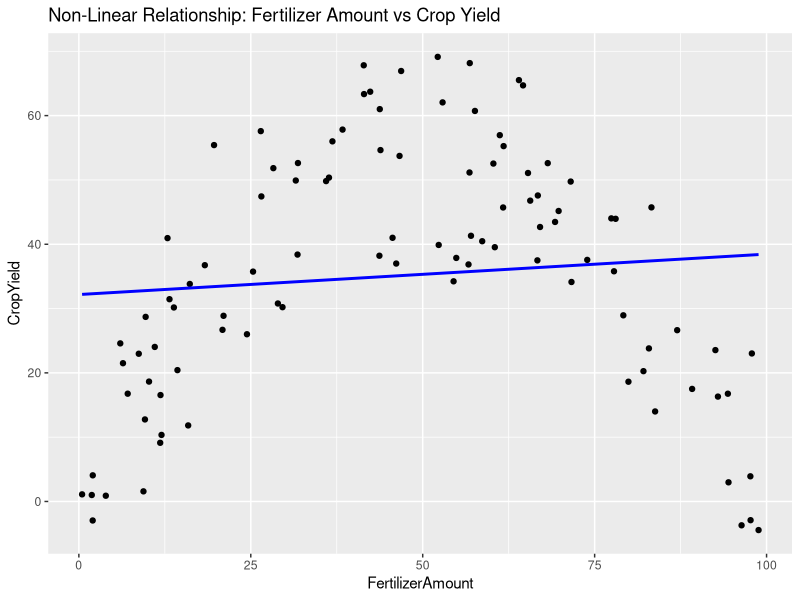
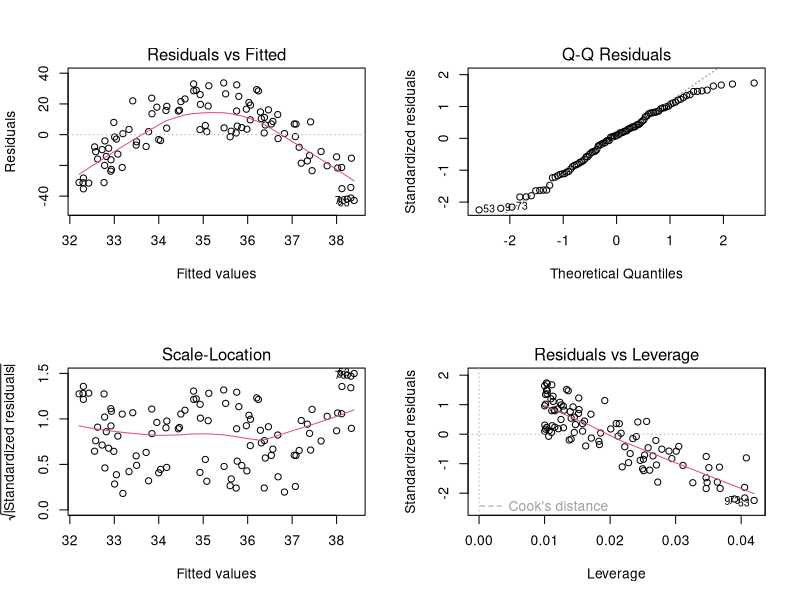
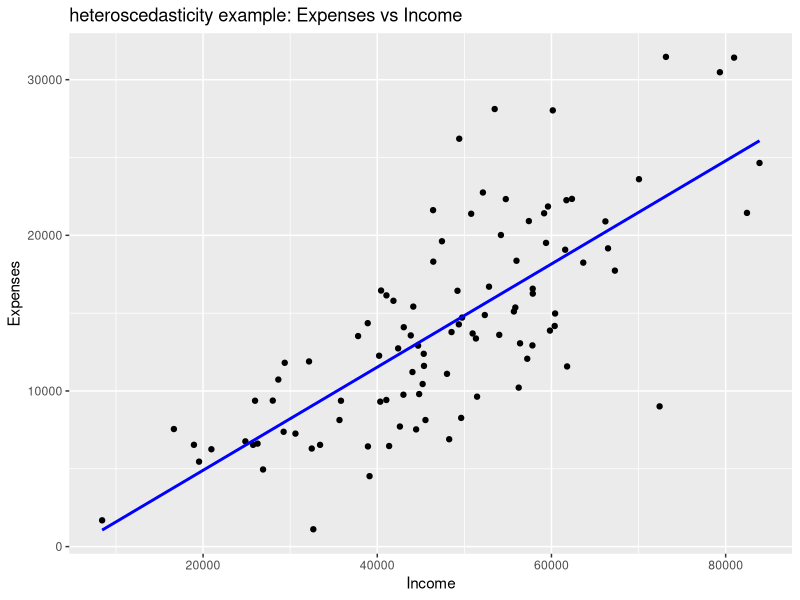
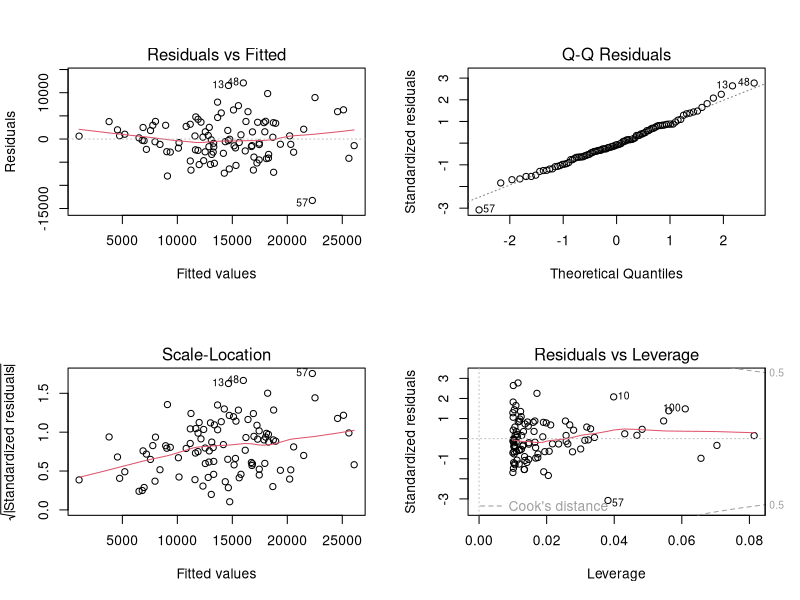
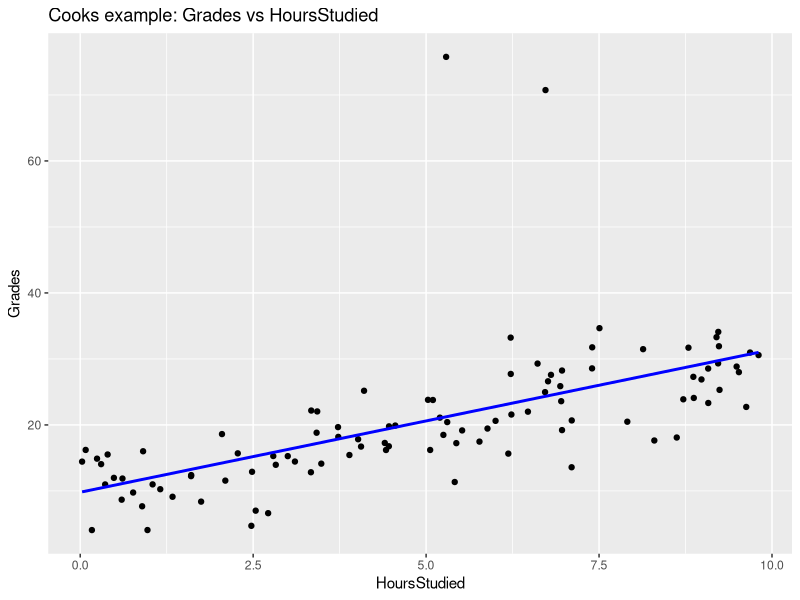
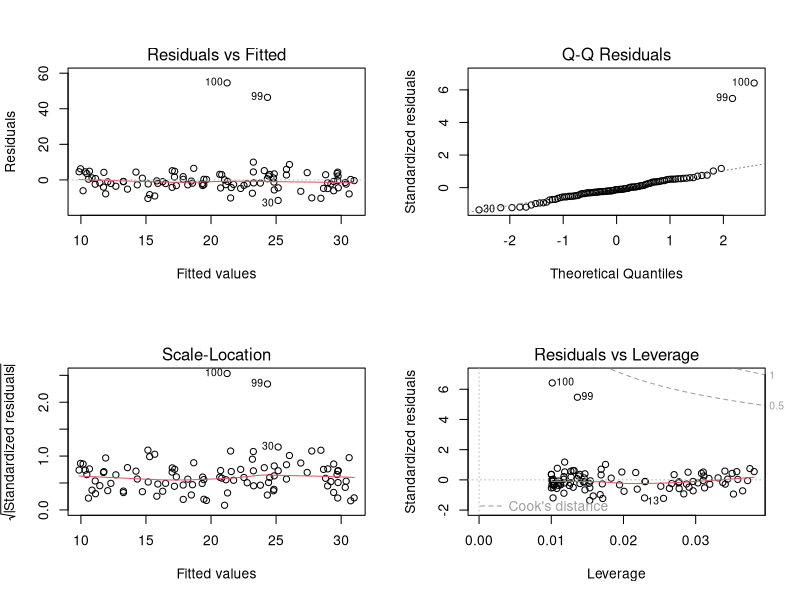
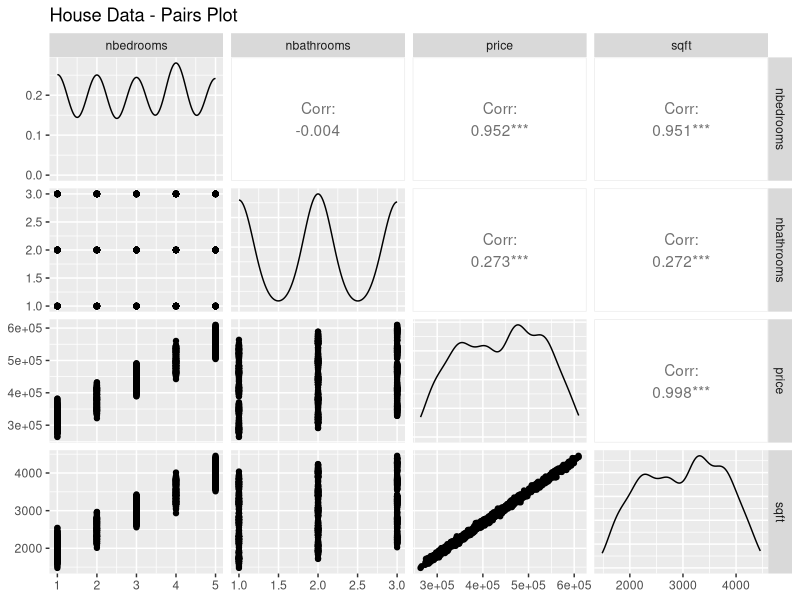
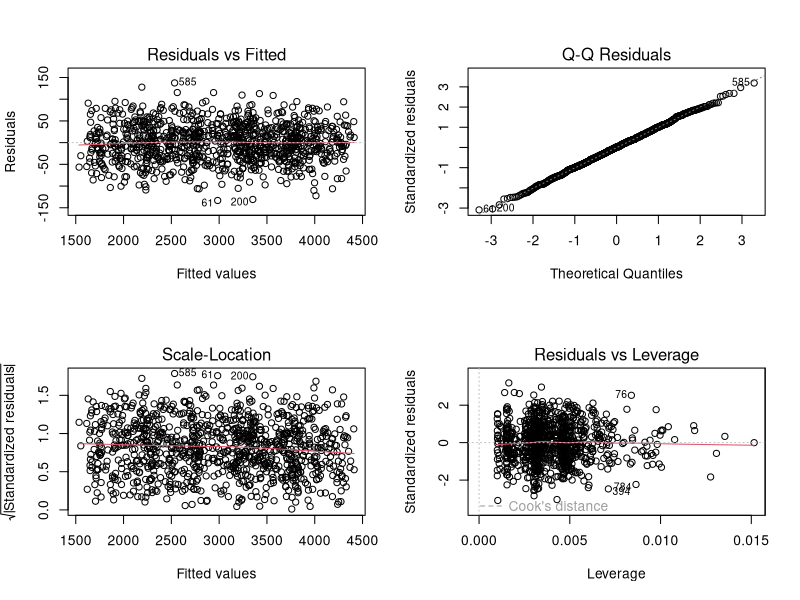

Generate these figures, in order, with R:

library(tidyverse)

# Load data
nonlinear_data <- read_csv("data/Sample_Datasets_Linear_Models/Fertilizer_cropyields.csv")

# Plot with ggplot2
ggplot(nonlinear_data, aes(x = FertilizerAmount, y = CropYield)) +
  geom_point() +
  geom_smooth(method = "lm", se = FALSE, color = "blue") +
  ggtitle("Non-Linear Relationship: Fertilizer Amount vs Crop Yield")

# Fit a linear model

model_nonlinear <- lm(CropYield ~ FertilizerAmount, data = nonlinear_data)

summary(model_nonlinear)


# Diagnostic plots
par(mfrow=c(2,2)) # Arrange plots in a 2x2 grid
plot(model_nonlinear)


# Load data
heteroscedasticity_data <- read_csv("data/Sample_Datasets_Linear_Models/Income_vs_Expense_Heteroscedasticity.csv")


# Plot with ggplot2
ggplot(heteroscedasticity_data, aes(y = Expenses , x=Income)) +
  geom_point() +
  geom_smooth(method = "lm", se = FALSE, color = "blue") +
  ggtitle("heteroscedasticity example: Expenses vs Income")

# Fit a linear model

model_heteroscedasticity <- lm(Expenses ~ Income, data = heteroscedasticity_data)

summary(model_heteroscedasticity)

# Diagnostic plots
par(mfrow=c(2,2)) # Arrange plots in a 2x2 grid
plot(model_heteroscedasticity)



# Load data
cooks_data <- read_csv("data/Sample_Datasets_Linear_Models/Influential_Student_Performance.csv")


# Plot with ggplot2
ggplot(cooks_data, aes(y = Grades , x=HoursStudied)) +
  geom_point() +
  geom_smooth(method = "lm", se = FALSE, color = "blue") +
  ggtitle("Cooks example: Grades vs HoursStudied")

# Fit a linear model

model_cooks <- lm(Grades ~ HoursStudied, data = cooks_data)

summary(model_cooks)

# diagnostic plots
par(mfrow=c(2,2)) # arrange plots in a 2x2 grid
plot(model_cooks)




# Load data
multicollinearity_data <- read_csv("data/Sample_Datasets_Linear_Models/Real_Estate_Multicollinearity.csv")

# Use the ggpairs function to create a matrix of scatterplots with ggplot2
GGally::ggpairs(multicollinearity_data,title="House Data - Pairs Plot")

# Fit a linear model

model_multicollinearity <- lm(sqft ~ nbedrooms + nbathrooms+price, data = multicollinearity_data)

summary(model_multicollinearity)

# diagnostic plots
par(mfrow=c(2,2)) # arrange plots in a 2x2 grid
plot(model_multicollinearity)

car::vif(model_multicollinearity)




